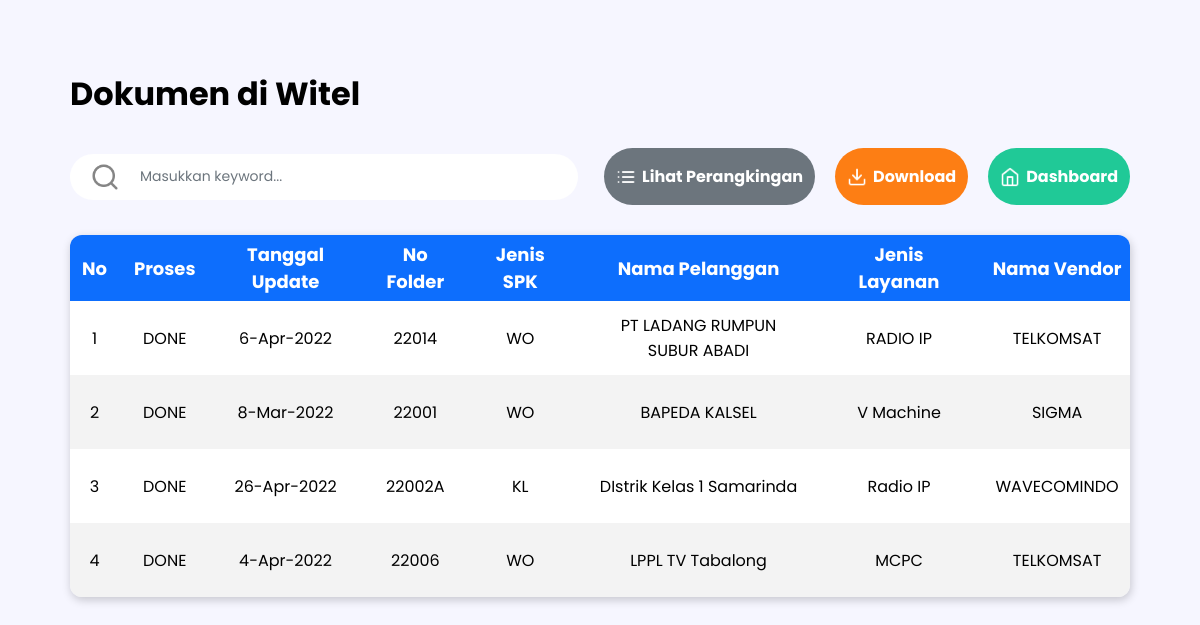
/done.php (signed in), run on the app's committed database.
### tables this page shows
CREATE TABLE `report_obl` (
  `id` int(2) DEFAULT NULL,
  `proses` varchar(5) DEFAULT NULL,
  `tanggal_update` varchar(11) DEFAULT NULL,
  `no_folder` varchar(6) DEFAULT NULL,
  `jenis_spk` varchar(2) DEFAULT NULL,
  `nama_pelanggan` varchar(38) DEFAULT NULL,
  `jenis_layanan` varchar(31) DEFAULT NULL,
  `nama_vendor` varchar(19) DEFAULT NULL,
  `jangka_waktu` int(2) DEFAULT NULL,
  `nilai_kb` int(10) DEFAULT NULL,
  `no_kfs` varchar(57) DEFAULT NULL,
  `no_kl` varchar(32) DEFAULT NULL,
  `pic` varchar(19) DEFAULT NULL,
  `status` varchar(10) DEFAULT NULL,
  `witel` varchar(10) DEFAULT NULL,
  `keterangan` varchar(10) DEFAULT NULL
);

### config/functions.php (called while the page is built, shortened)
<?php
require 'connection.php';
function query($query)
{
    global $conn;
    $result = mysqli_query($conn, $query);
    $rows = [];
    while ($row = mysqli_fetch_assoc($result)) {
        $rows[] = $row;
    }
    return $rows;
}

### done.php (the view, shortened to what this page needs)
<?php
require 'config/functions.php';
$witel = $_GET["witel"];
if ($witel == '') {
    $query = query("SELECT * FROM report_obl WHERE UPPER(proses) = 'DONE'");
} else {
    $query = query("SELECT * FROM report_obl WHERE UPPER(proses) = 'DONE' AND UPPER(witel) = '$witel'");
}
?>
<!DOCTYPE html>
<html lang="en">
<head>
    <link rel="stylesheet" href="css/styleDetail.css">
</head>
<body>
    <div class="container">
        <h1>Dokumen di Witel</h1>
        <div class="header">
            <img src="img/search.png" alt="" id="search">
            <input type="text" name="keyword" id="keyword" placeholder="Masukkan keyword..." autocomplete="off" id="keyword" autofocus>
            <div class="_1">
                <a href="perangkingan.php"><button style="background-color: #6c757d;"><img src="img/list.png" alt="">Lihat Perangkingan</button></a>
                <button style="background-color: #FD7E14;"><img src="img/download.png" alt="">Download</button>
                <a href="index.php"><button style="background-color: #20C997;"><img src="img/home.png" alt="">Dashboard</button></a>
            </div>
        </div>
        <div class="content" id="content-table">
            <table>
                <tr>
                    <th>No</th>
                    <th>Proses</th>
                    <th>Tanggal Update</th>
                    <th>No Folder</th>
                    <th>Jenis SPK</th>
                    <th>Nama Pelanggan</th>
                    <th>Jenis Layanan</th>
                    <th>Nama Vendor</th>
                </tr>
                <?php $i = 1; ?>
                <?php foreach ($query as $row) : ?>
                    <tr>
                        <td class="no"><?= $i; ?></td>
                        <td><?= $row["proses"]; ?></td>
                        <td><?= $row["tanggal_update"]; ?></td>
                        <td><?= $row["no_folder"]; ?></td>
                        <td><?= $row["jenis_spk"]; ?></td>
                        <td><?= $row["nama_pelanggan"]; ?></td>
                        <td><?= $row["jenis_layanan"]; ?></td>
                        <td><?= $row["nama_vendor"]; ?></td>
                        <?php $i++; ?>
                    </tr>
                <?php endforeach; ?>
            </table>
        </div>
    </div>
</body>
</html>

### css/styleDetail.css (style rules this page uses)
* { padding: 0; margin: 0; -webkit-box-sizing: border-box; box-sizing: border-box; font-family: 'Poppins', sans-serif; }
body, html { background-color: #f6f6ff; }
a { color: white; text-decoration: none; }
button { all: unset; -webkit-transition: all 0.2s; transition: all 0.2s; color: white; font-size: 16px; font-weight: 700; border-radius: 30px; padding: 16px 12px; display: -webkit-box; display: -ms-flexbox; display: flex; -webkit-box-pack: center; -ms-flex-pack: center; justify-content: center; -webkit-box-align: center; -ms-flex-align: center; align-items: center; cursor: pointer; }
input { all: unset; background-color: white; border-radius: 30px; font-size: 14px; padding: 10px 14px; height: 26px; display: -webkit-box; display: -ms-flexbox; display: flex; -webkit-box-align: center; -ms-flex-align: center; align-items: center; }
::placeholder { color: #6c757d; }
.container { margin: 70px; }
.container .header { display: -webkit-box; display: -ms-flexbox; display: flex; -webkit-box-pack: justify; -ms-flex-pack: justify; justify-content: space-between; -webkit-box-align: center; -ms-flex-align: center; align-items: center; margin-top: 30px; }
.container .header input { width: 40%; padding-left: 70px; }
.container .header img#search { margin-left: 20px; width: 30px; position: absolute; }
.container .header ._1 { display: -webkit-box; display: -ms-flexbox; display: flex; }
.container .header ._1 button { margin-left: 20px; }
.container .header ._1 img { width: 20px; margin-right: 6px; }
.container .content { margin-top: 30px; overflow: auto; -webkit-box-shadow: 1px 3px 10px 0px rgba(0, 0, 0, 0.2); box-shadow: 1px 3px 10px 0px rgba(0, 0, 0, 0.2); border-radius: 12px; background-color: white; width: 100%; }
.container .content table { border-collapse: collapse; text-align: center; width: 250%; }
.container .content table th { background-color: #0d6efd; color: white; font-weight: 700; font-size: 18px; height: 60px; padding: 6px 12px; }
.container .content table td { font-size: 16px; padding: 12px 24px; color: black; }
.container .content table td.no { padding: 12px 14px; }
.container .content table tr:nth-child(odd) { background-color: #f3f3f3; }
.container .content table tr:nth-child(even) { background-color: #ffffff; }

### data on the page
report_obl: proses "DONE", tanggal_update "6-Apr-2022", no_folder "22014", jenis_spk "WO", nama_pelanggan "PT LADANG RUMPUN SUBUR ABADI", jenis_layanan "RADIO IP", nama_vendor "TELKOMSAT"
report_obl: proses "DONE", tanggal_update "8-Mar-2022", no_folder "22001", jenis_spk "WO", nama_pelanggan "BAPEDA KALSEL", jenis_layanan "V Machine", nama_vendor "SIGMA"
report_obl: proses "DONE", tanggal_update "26-Apr-2022", no_folder "22002A", jenis_spk "KL", nama_pelanggan "DIstrik Kelas 1 Samarinda", jenis_layanan "Radio IP", nama_vendor "WAVECOMINDO"
report_obl: proses "DONE", tanggal_update "4-Apr-2022", no_folder "22006", jenis_spk "WO", nama_pelanggan "LPPL TV Tabalong", jenis_layanan "MCPC", nama_vendor "TELKOMSAT"
